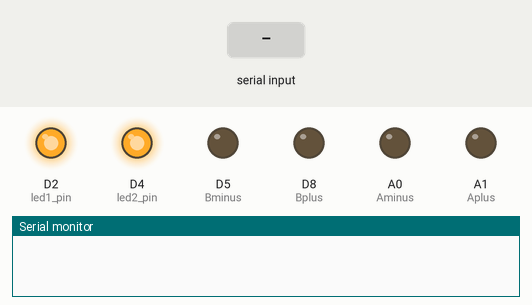
The sketch below on a simulated Arduino Zero (SAMD21). Parts: output pins drawn as LEDs (lit = HIGH), the last lines printed to the serial monitor. The inputs (shaded band) are chosen by the test bench.

Above: at 1.2 s.
1.3 s: "1" received over the second serial link
At 2.3 s:
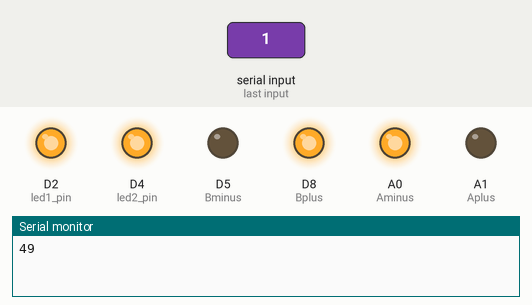
2.8 s: "0" received over the second serial link
At 3.4 s:
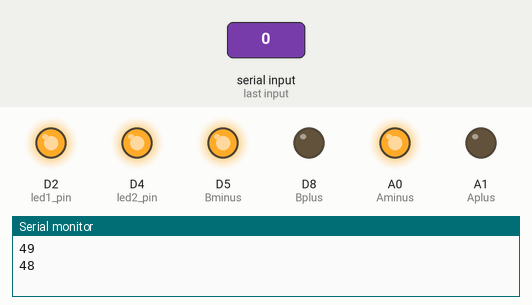
4.3 s: "2" received over the second serial link
At 4.6 s:
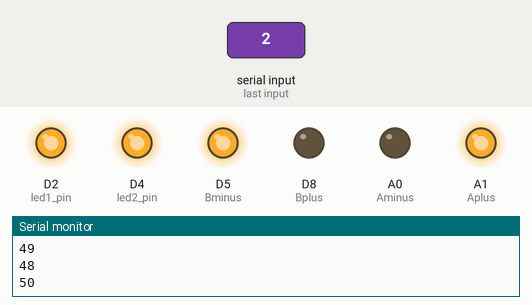
5.8 s: "1" received over the second serial link
At 6.9 s:
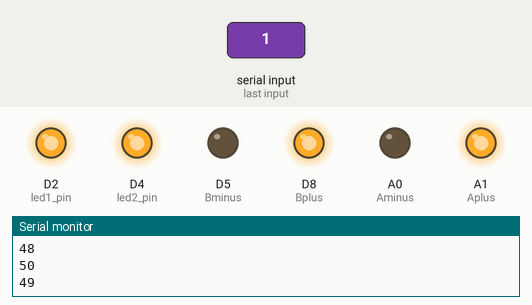
Timing chart, 0 to 8.3 s (numbered marks = the images above; inputs shaded):
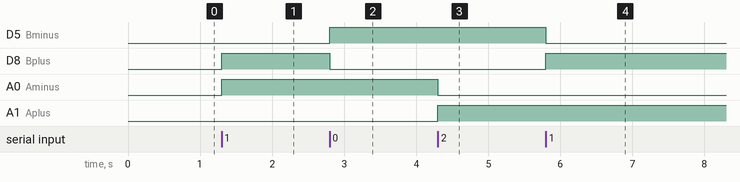

Measured:
- after the input at 1.3 s, D8 (Bplus), A0 (Aminus): LOW → HIGH at once
- after the input at 2.8 s, D5 (Bminus): LOW → HIGH at once; D8 (Bplus): HIGH → LOW at once
- after the input at 4.3 s, A0 (Aminus): HIGH → LOW at once; A1 (Aplus): LOW → HIGH at once
- after the input at 5.8 s, D5 (Bminus): HIGH → LOW at once; D8 (Bplus): LOW → HIGH at once

The sketch:

samd11_stepper_0.ino
```cpp
/*
Stepper program.  Input pins for direction and step.  Steps when step-pin goes high.

*/
int delay_time=10000;
int Aplus = 15;
int Aminus = 14;
int Bplus = 8;
int Bminus = 5;

int led1_pin = 2;
int led2_pin = 4;
uint16_t step_count = 0;

void setup() {
  SerialUSB.begin(0);
  Serial1.begin(115200);

  pinMode(Aplus, OUTPUT);
  pinMode(Aminus, OUTPUT);
  pinMode(Bplus, OUTPUT);
  pinMode(Bminus, OUTPUT);
  pinMode(led1_pin, OUTPUT);
  pinMode(led2_pin, OUTPUT);

  digitalWrite(led1_pin, HIGH);
  digitalWrite(led2_pin, HIGH);
}

void pulse_0(){
  digitalWrite(Aplus,HIGH);
  digitalWrite(Bplus,HIGH);
}

void pulse_1(){
  digitalWrite(Aminus,HIGH);
  digitalWrite(Bplus,HIGH);
}

void pulse_2(){
  digitalWrite(Aminus,HIGH);
  digitalWrite(Bminus,HIGH);
}

void pulse_3(){
  digitalWrite(Aplus,HIGH);
  digitalWrite(Bminus,HIGH);
}

void all_off() {
  digitalWrite(Aplus,LOW);
  digitalWrite(Aminus,LOW);
  digitalWrite(Bplus,LOW);
  digitalWrite(Bminus,LOW);
}

void loop() {

  while (!Serial1.available()){
  }
   int rec_byte =  Serial1.read();

  all_off();                          //turn off coils before sending new step.

 step_count++;


  SerialUSB.println(rec_byte);

  delay_time = map(rec_byte, 0,255,100000,0);
  step_count = step_count%4;


  if (step_count == 0) pulse_0();
  if (step_count == 1) pulse_1();
  if (step_count == 2) pulse_2();
  if (step_count == 3) pulse_3();
  delayMicroseconds(delay_time);

 }
```
